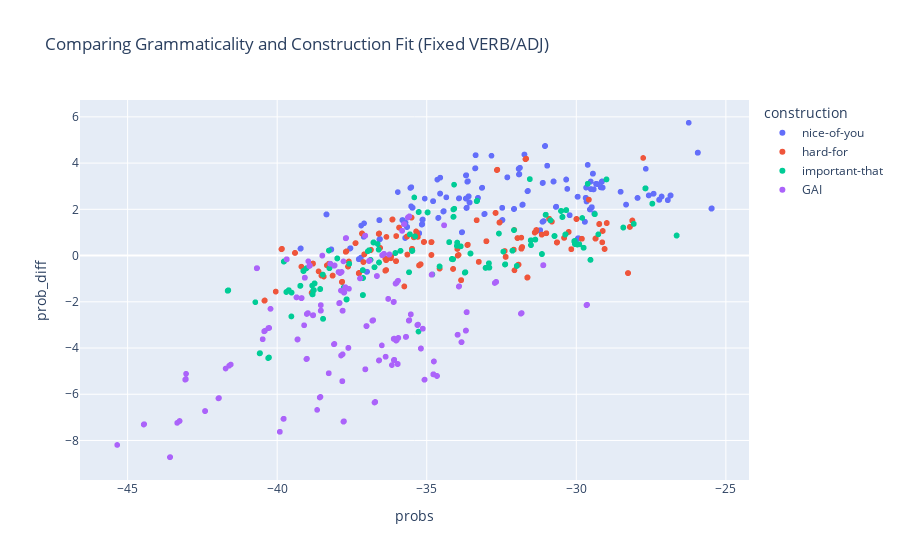

The notebook cell this image was saved under:
### Code cell
# plot base grammaticality judgement vs. comparison with sentence mean
fig = px.scatter(nice_df, 
                 x = nice_df["probs"], y = nice_df["prob_diff"],
                 color = nice_df["construction"], labels = {'x': 'GPT evaluation', 'y': 'construction deviation'},
                 title = "Comparing Grammaticality and Construction Fit (Fixed VERB/ADJ)",
                 hover_data=[nice_df["sentence"]])
fig.show()

### Figure 1 — Plotly figure (JSON) as saved in the notebook; plotly's stock layout.template omitted (floating-point values rounded to 4 significant figures; data arrays with more than 128 entries replaced by an {"elided": "..."} marker saying what was removed)
{"data": [{"customdata": {"elided": "400x1 str values"}, "hovertemplate": "construction=nice-of-you<br>probs=%{x}<br>prob_diff=%{y}<br>sentence=%{customdata[0]}<extra></extra>", "legendgroup": "nice-of-you", "marker": {"color": "#636efa", "symbol": "circle"}, "mode": "markers", "name": "nice-of-you", "showlegend": true, "type": "scattergl", "x": {"elided": "400 float values"}, "xaxis": "x", "y": {"elided": "400 float values"}, "yaxis": "y"}, {"customdata": {"elided": "400x1 str values"}, "hovertemplate": "construction=hard-for<br>probs=%{x}<br>prob_diff=%{y}<br>sentence=%{customdata[0]}<extra></extra>", "legendgroup": "hard-for", "marker": {"color": "#EF553B", "symbol": "circle"}, "mode": "markers", "name": "hard-for", "showlegend": true, "type": "scattergl", "x": {"elided": "400 float values"}, "xaxis": "x", "y": {"elided": "400 float values"}, "yaxis": "y"}, {"customdata": {"elided": "400x1 str values"}, "hovertemplate": "construction=important-that<br>probs=%{x}<br>prob_diff=%{y}<br>sentence=%{customdata[0]}<extra></extra>", "legendgroup": "important-that", "marker": {"color": "#00cc96", "symbol": "circle"}, "mode": "markers", "name": "important-that", "showlegend": true, "type": "scattergl", "x": {"elided": "400 float values"}, "xaxis": "x", "y": {"elided": "400 float values"}, "yaxis": "y"}, {"customdata": {"elided": "400x1 str values"}, "hovertemplate": "construction=GAI<br>probs=%{x}<br>prob_diff=%{y}<br>sentence=%{customdata[0]}<extra></extra>", "legendgroup": "GAI", "marker": {"color": "#ab63fa", "symbol": "circle"}, "mode": "markers", "name": "GAI", "showlegend": true, "type": "scattergl", "x": {"elided": "400 float values"}, "xaxis": "x", "y": {"elided": "400 float values"}, "yaxis": "y"}], "layout": {"legend": {"title": {"text": "construction"}, "tracegroupgap": 0}, "title": {"text": "Comparing Grammaticality and Construction Fit (Fixed VERB/ADJ)"}, "xaxis": {"anchor": "y", "domain": [0, 1], "title": {"text": "probs"}}, "yaxis": {"anchor": "x", "domain": [0, 1], "title": {"text": "prob_diff"}}}}
